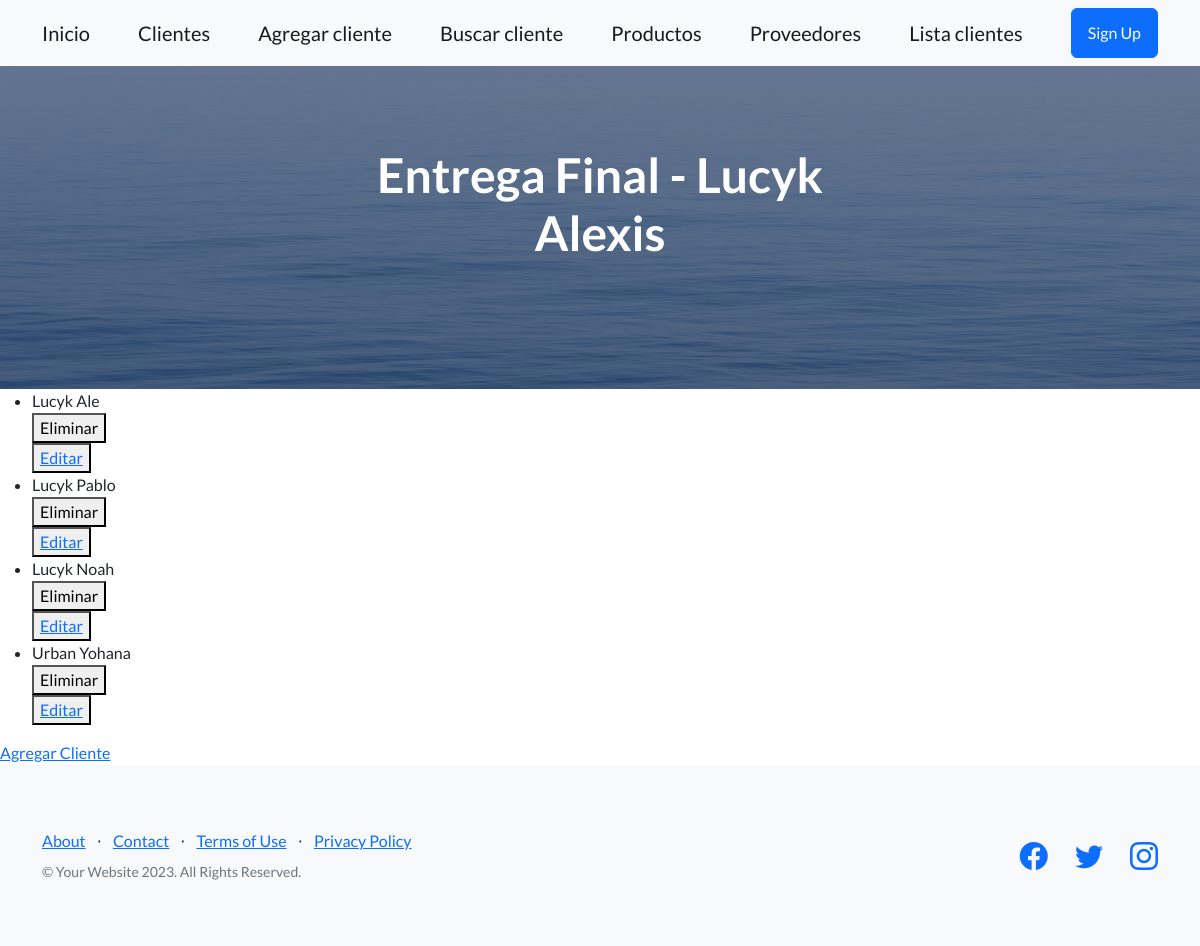
The page /app-tercera/lista-cliente/ on the database its author committed.
### AppTercera/models.py (models this page shows)
class Cliente(models.Model):
    apellido=models.CharField(max_length=30)
    nombre=models.CharField(max_length=30)
    telefono=models.IntegerField()
    def __str__(self):
        return f'{self.apellido} {self.nombre}'

### AppTercera/views.py (the view)
# urls.py: path('lista-cliente/', ClienteList.as_view(), name='ListaCliente'), # Se invocan clases como funcion con el .as_view()
class ClienteList(ListView):
    model = Cliente
    template_name = 'cliente_list.html'
    context_object_name = 'clientes'

### AppTercera/templates/cliente_list.html
{% extends 'padre.html' %}
{% block contenidoQueCambia %}
    <ul>
        {% for cliente in clientes %}
            <li>{{cliente}}</li>
            <div>
                <form action="{% url 'EliminaCliente' cliente.id %}" method="post"> {% csrf_token %}
                    <button type="submit">Eliminar</button>
                </form>
                <button>
                    <a href="{% url 'ActualizaCliente' cliente.id %}">Editar</a>
                </button>
            </div>
        {% endfor %}
    </ul>
    <a href="{% url 'CreaCliente' %}">Agregar Cliente</a>
{% endblock contenidoQueCambia %}

### rows shown on the page
Cliente: apellido+nombre "Lucyk Ale"
Cliente: apellido+nombre "Lucyk Pablo"
Cliente: apellido+nombre "Lucyk Noah"
Cliente: apellido+nombre "Urban Yohana"
